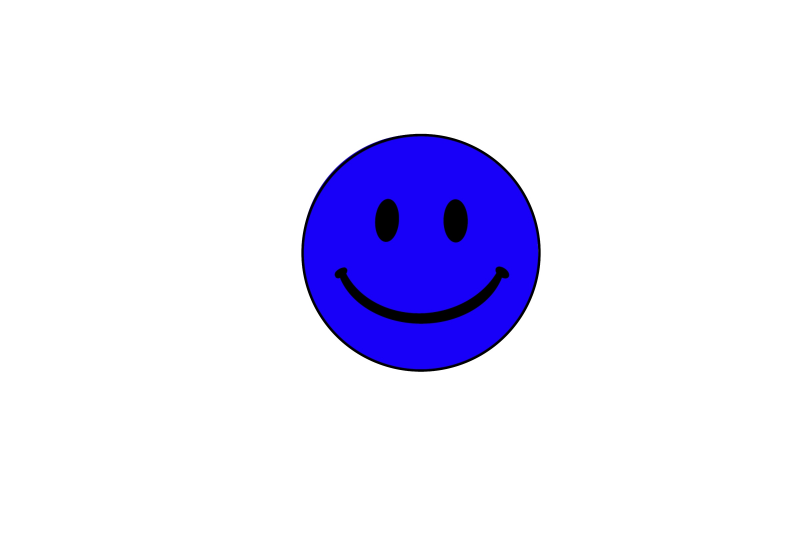
#> input picture assets/drawings/ball_blue.jpg, 2360 x 1640 px, given in place of ball_yellow.jpg, which was not available (shown at 1/3 size)
$ python cut_balls.py
#> lines starting #> are read from the running program, lines starting #| are printed output that depends on the picture; after the words box and inside, x2 and y2 are one past the last pixel; in counts of white or black regions, pixels touching at a corner belong together
#> in cut, img is the input picture: PIL image 2360x1640 RGB; mean R, G, B 230.6, 228.4, 251
from pathlib import Path

import numpy as np
from PIL import Image, ImageDraw, ImageEnhance

ROOT = Path(__file__).resolve().parent.parent
DRAWINGS = ROOT.parent / "assets" / "drawings"
OUT = ROOT / "assets" / "art"
SIZE = 198
IDS = ["yellow", "orange", "lime", "green", "teal", "cyan", "sky_blue", "blue", "pink", "brown", "gray", "white"]


def find_ball(img: Image.Image) -> tuple[float, float, float]:
	a = np.asarray(img.convert("RGB")).astype(np.int16)
	ink = a.min(axis=2) < 215
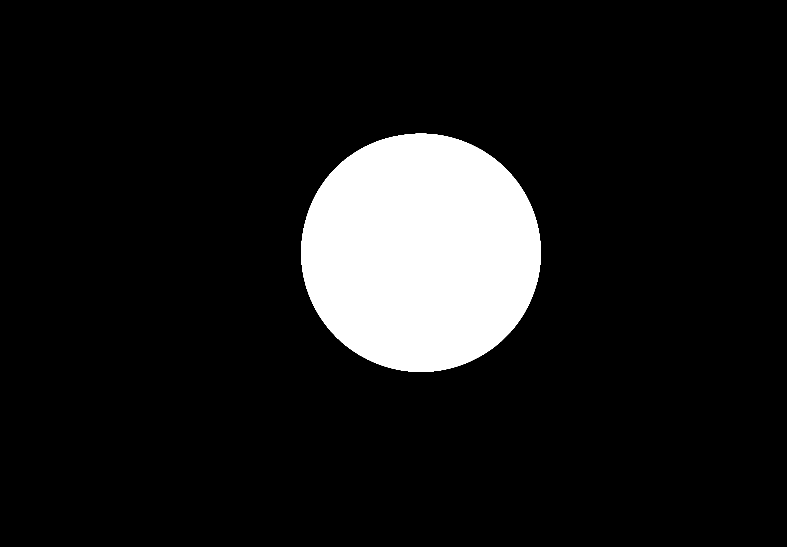
#> ink: shape (1640, 2360) bool (shown at 1/3 size); 10.4% white; 1 white region, box (x1, y1, x2, y2) and area: (904, 401, 1622, 1116) 403957
	ys, xs = np.nonzero(ink)
	x0, x1 = np.percentile(xs, [0.2, 99.8])
#> x0 = 911; x1 = 1614
	y0, y1 = np.percentile(ys, [0.2, 99.8])
#> y0 = 409; y1 = 1107
	return (x0 + x1) / 2.0, (y0 + y1) / 2.0, max(x1 - x0, y1 - y0) / 2.0


def cut(path: Path) -> Image.Image:
	img = Image.open(path).convert("RGB")
	cx, cy, r = find_ball(img)
#> cx = 1262.5; cy = 758; r = 351.5
	r += 3
#> r = 354.5
	box = (int(cx - r), int(cy - r), int(cx + r), int(cy + r))
#> box = (908, 403, 1617, 1112)
	crop = img.crop(box).convert("RGBA")
	n = crop.width
#> n = 709
	k = 4
	mask = Image.new("L", (n * k, n * k), 0)
#> mask: PIL image 2836x2836 L; every value is 0
	ImageDraw.Draw(mask).ellipse((0, 0, n * k - 1, n * k - 1), fill=255)
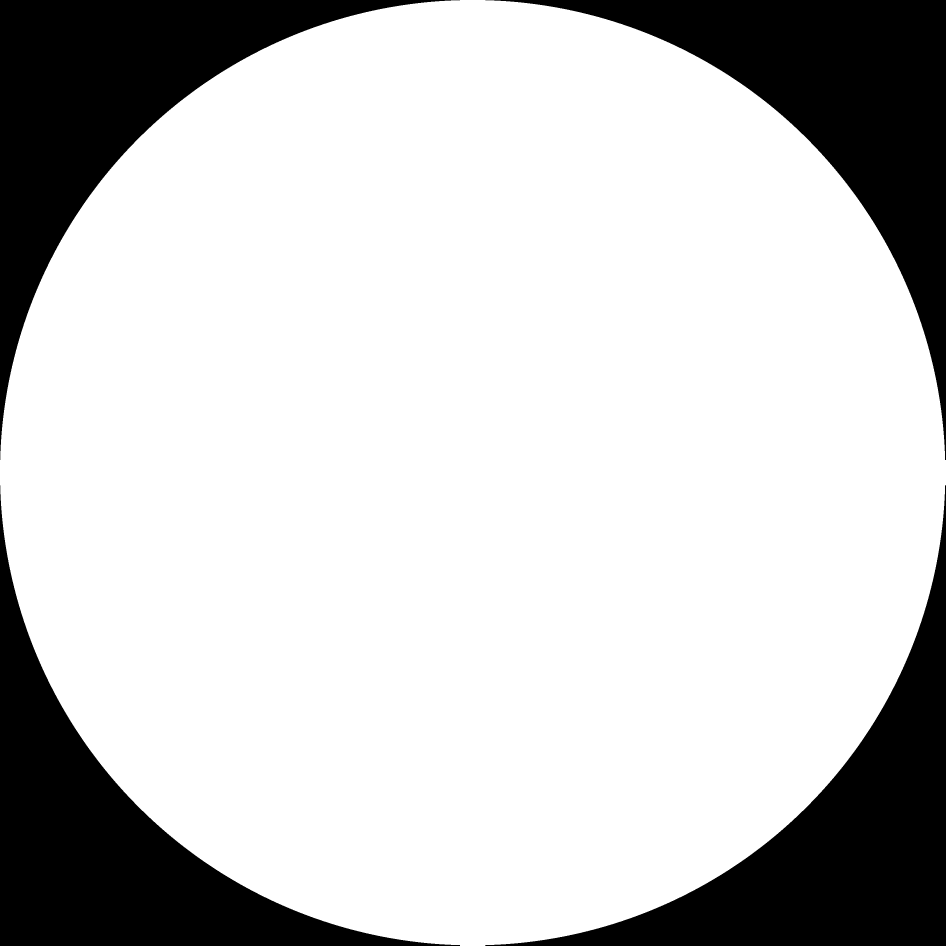
#> mask: PIL image 2836x2836 L (shown at 1/3 size); 78.5% white; 4 black regions, box (x1, y1, x2, y2) and area: (0, 0, 1380, 1380) 431611, (1456, 0, 2836, 1380) 431611, (0, 1456, 1380, 2836) 431611, (1456, 1456, 2836, 2836) 431611
	crop.putalpha(mask.resize((n, n), Image.LANCZOS))
	return crop.resize((SIZE, SIZE), Image.LANCZOS)


def sad(ball: Image.Image) -> Image.Image:
	out = ball.copy()
	d = SIZE
	box = (int(d * 0.2), int(d * 0.54), int(d * 0.8), int(d * 0.84))
	band = np.asarray(out.crop(box)).astype(np.float32)
	lum = band[..., :3].mean(axis=2)
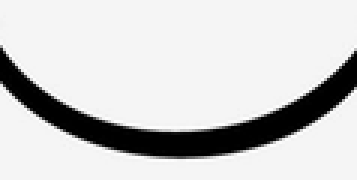
#> lum: shape (60, 119) float32 (shown 3 times larger); min 0, max 94.33, mean 76.2; drawn with min black and max white
	fill = np.median(lum[band[..., 3] > 200])
#> fill = 90.67
	ink = lum < fill * 0.88
#> ink: shape (60, 119) bool; 17.8% white; 1 white region, box (x1, y1, x2, y2) and area: (0, 15, 119, 53) 1272
	for _ in range(2):
		grown = ink.copy()
		grown[1:, :] |= ink[:-1, :]
		grown[:-1, :] |= ink[1:, :]
		grown[:, 1:] |= ink[:, :-1]
		grown[:, :-1] |= ink[:, 1:]
		ink = grown & (band[..., 3] > 200)
	clean = band.copy()
	rows = np.arange(band.shape[0])
#> rows = 60 values from 0 to 59
	for x in range(band.shape[1]):
		col_ink = ink[:, x]
		if col_ink.any() and (~col_ink).sum() >= 2:
			for ch in range(3):
				clean[col_ink, x, ch] = np.interp(rows[col_ink], rows[~col_ink], band[~col_ink, x, ch])
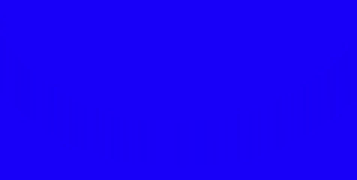
#> clean: shape (60, 119, 4) float32 (shown 3 times larger); mean R, G, B, A 24, 0, 247.8, 255
	flipped = band[::-1, :]
	darker = flipped[..., :3].mean(axis=2) < clean[..., :3].mean(axis=2)
#> darker: shape (60, 119) bool; 26.2% white; 40 white regions (37 under 20 px), largest, box (x1, y1, x2, y2) and area: (0, 4, 119, 56) 1686, (35, 37, 37, 53) 30, (81, 37, 83, 54) 24
	frown = ink[::-1, :] & darker & (band[..., 3] > 200)
#> frown: shape (60, 119) bool; 21.1% white; 10 white regions (8 under 20 px), largest, box (x1, y1, x2, y2) and area: (0, 6, 119, 46) 1465, (49, 5, 71, 6) 22
	clean[frown, :3] = flipped[frown, :3]
	clean[..., 3] = band[..., 3]
	out.paste(Image.fromarray(clean.clip(0, 255).astype(np.uint8), "RGBA"), box[:2])
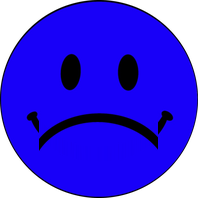
#> out: PIL image 198x198 RGBA; mean R, G, B, A 16.9, 0.1, 174.3, 200.3; transparent parts drawn white
	rgb = ImageEnhance.Brightness(out.convert("RGB")).enhance(0.88)
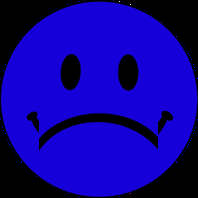
#> rgb: PIL image 198x198 RGB; mean R, G, B 14.8, 0.1, 153.2
	rgb = ImageEnhance.Color(rgb).enhance(0.8)
	rgb.putalpha(out.getchannel("A"))
#> rgb: PIL image 198x198 RGBA
	draw = ImageDraw.Draw(rgb)
	crack = [(d * 0.62, d * 0.06), (d * 0.57, d * 0.2), (d * 0.66, d * 0.27), (d * 0.6, d * 0.38)]
	draw.line(crack, fill=(20, 20, 20, 255), width=5, joint="curve")
	draw.line([(d * 0.57, d * 0.2), (d * 0.48, d * 0.24)], fill=(20, 20, 20, 255), width=4)
	return rgb


def main() -> None:
	for vid in IDS:
		src = DRAWINGS / f"ball_{vid}.jpg"
		ball = cut(src)
		ball.save(OUT / f"variety_{vid}.png")
		sad(ball).save(OUT / f"variety_{vid}_dead.png")
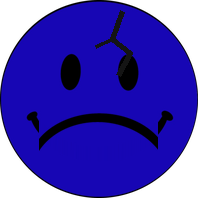
#> saved as variety_yellow_dead.png: PIL image 198x198 RGBA; mean R, G, B, A 16.2, 4.5, 125.2, 200.3; transparent parts drawn white
#> pass 2 of the loop in main, `for vid in IDS:`:
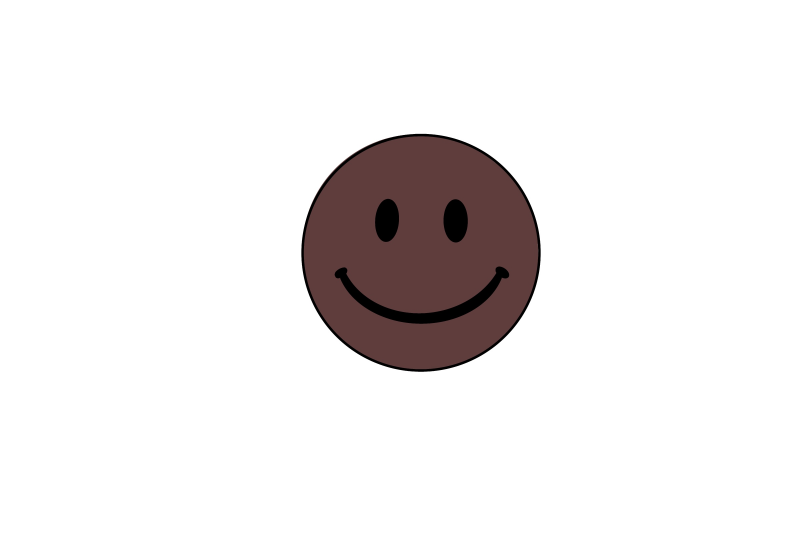
#> input picture assets/drawings/ball_brown.jpg, 2360 x 1640 px, given in place of ball_orange.jpg, which was not available (shown at 1/3 size)
#> in cut, img is the input picture: PIL image 2360x1640 RGB; mean R, G, B 237.1, 234, 233.9
#> in find_ball (call 2), `ink = a.min(axis=2) < 215`:
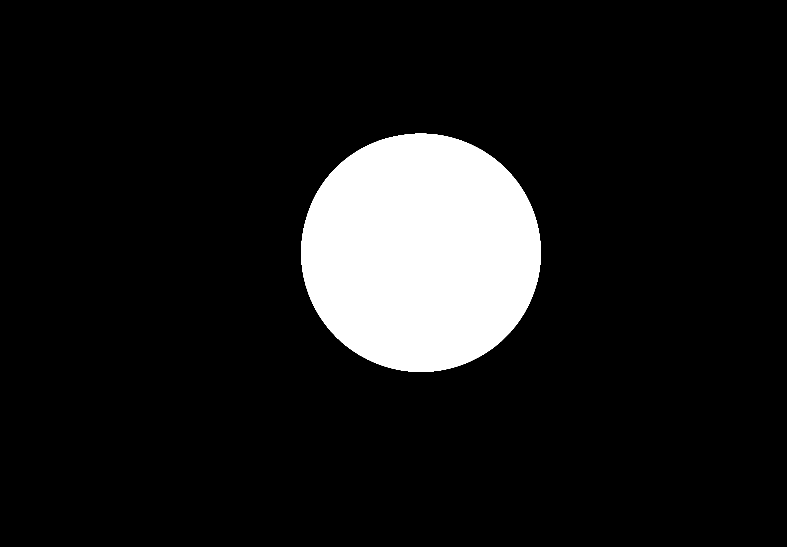
#> ink: shape (1640, 2360) bool (shown at 1/3 size); 10.4% white; 1 white region, box (x1, y1, x2, y2) and area: (904, 401, 1622, 1116) 403934
#> in cut (call 2), `cx, cy, r = find_ball(img)`: r = 351.5
#> in cut (call 2), `r += 3`: r = 354.5
#> darker: shape (60, 119) bool; 24.7% white; 21 white regions (17 under 20 px), largest, box (x1, y1, x2, y2) and area: (0, 6, 119, 49) 1596, (24, 33, 26, 49) 31, (49, 5, 71, 6) 22, (37, 38, 39, 52) 21
#> frown: shape (60, 119) bool; 20.7% white; 8 white regions (6 under 20 px), largest, box (x1, y1, x2, y2) and area: (0, 6, 119, 46) 1440, (50, 5, 71, 6) 21
#> in main, `sad(ball).save(OUT / f"variety_{vid}_dead.png")`:
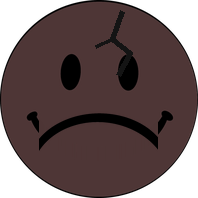
#> saved as variety_orange_dead.png: PIL image 198x198 RGBA; mean R, G, B, A 54.4, 37.8, 37.8, 200.3; transparent parts drawn white
	icon = Image.open(DRAWINGS / "sunset_smiley.jpg").convert("RGB")
	cx, cy, r = find_ball(icon)
	icon.crop((int(cx - r), int(cy - r), int(cx + r), int(cy + r))).resize((256, 256), Image.LANCZOS).save(ROOT / "icon.png")
	print("cut", len(IDS), "balls")


if __name__ == "__main__":
#> (the run stopped early here; a loop or call above may not have finished)
